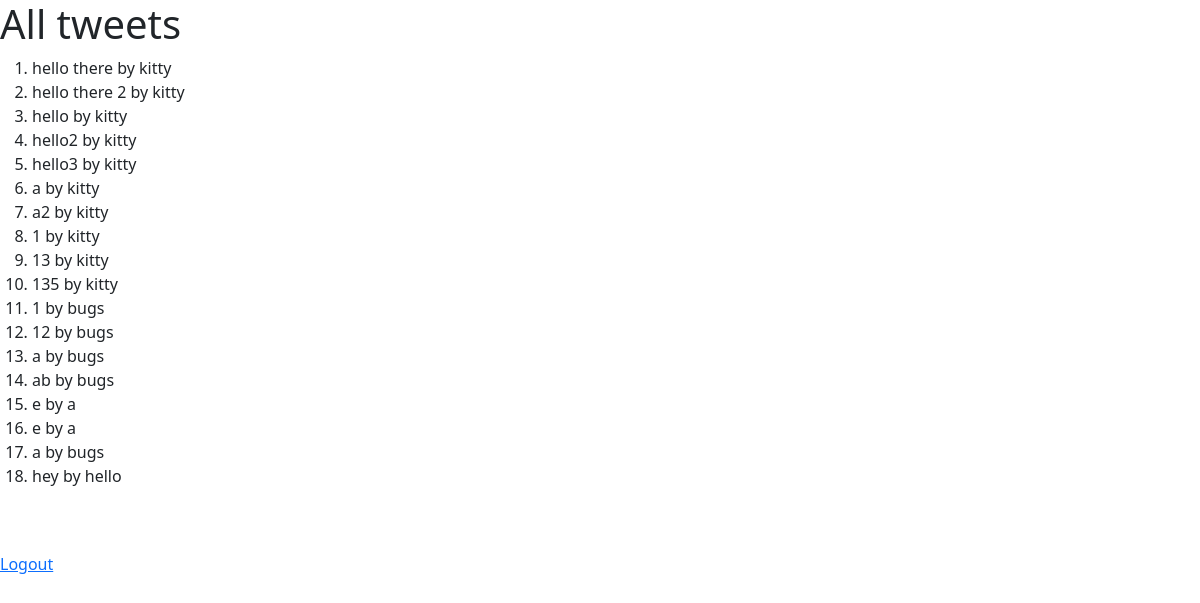
Page /tweets on the earlier database version.
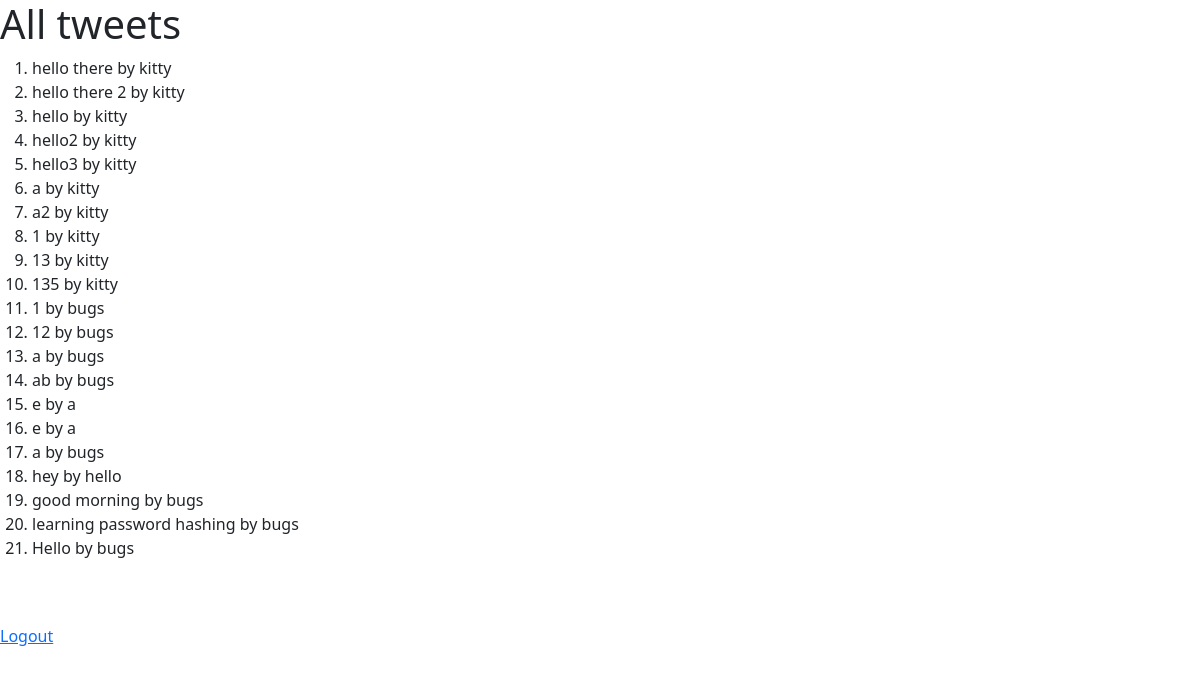
Same page on the later database version.
### tables this page shows
CREATE TABLE tweets (
    _id integer primary key autoincrement,
    tweet text,
    username text
);

### main.py (the view)
@app.route('/tweets/<username>')
@app.route('/tweets')
def user_tweets(username=None):
    if username:
        tweets = get_tweets_by_username(username)
    else:
        tweets = get_all_tweets()
    return render_template('tweets.html',
                           tweets=tweets,
                           current_user=current_user,
                           username=username)

### db.py (called while the page is built)
def get_all_tweets():
    cursor.execute('SELECT * FROM tweets')
    tweet = cursor.fetchall()
    return tweet

### tweets.py (called while the page is built)
def get_all_tweets():
    return db.get_all_tweets()

### templates/tweets.html (shortened to what this page needs)
<link href="https://cdn.jsdelivr.net/npm/bootstrap@5.3.0-alpha3/dist/css/bootstrap.min.css" rel="stylesheet"
>
{% if username %}
<h1>All tweets from {{current_user}}</h1>
{% else %}
<h1>All tweets</h1>
{% endif %}
<ol>
    {% for tweet in tweets %}
    <li>
        {{tweet[1]}} by {{tweet[2]}}
    </li>
    {% endfor %}
</ol>
<a href="/logout">Logout {{current_user}}</a>

Differences in the rows shown:
added tweets: tweet "good morning", username "bugs"
added tweets: tweet "learning password hashing", username "bugs"
added tweets: tweet "Hello", username "bugs"
